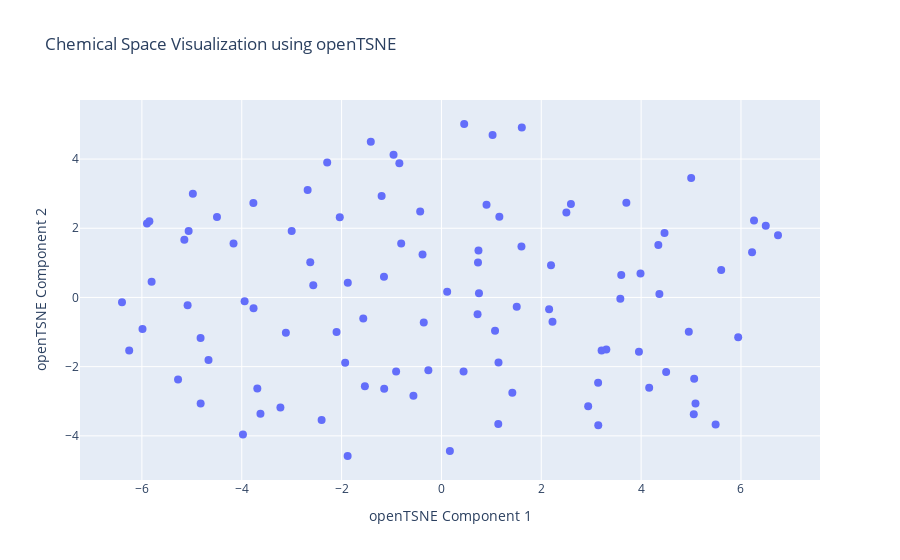

Source (notebook cell):
### Code cell
# 8d. Visualize with openTSNE (alternative t-SNE implementation)
if OPENTSNE_AVAILABLE:
    print("\nVisualizing with openTSNE...")
    if 'scaled_features' in locals() and scaled_features.shape[0] > 1:
        perplexity_value_otsne = min(30, scaled_features.shape[0] - 1)
        if perplexity_value_otsne > 0:
            otsne = OpenTSNE(n_components=2, perplexity=perplexity_value_otsne, random_state=42, n_jobs=-1, n_iter=300)
            otsne_embedding = otsne.fit(scaled_features) # openTSNE's fit returns the embedding

            otsne_df = pd.DataFrame(data=otsne_embedding,
                                   columns=['openTSNE Component 1', 'openTSNE Component 2'])
            otsne_df.index = molecule_names # Assuming molecule_names is aligned

            fig_otsne = plot_scatter_plotly_2d(
                df=otsne_df,
                x_col='openTSNE Component 1',
                y_col='openTSNE Component 2',
                text_col_data=otsne_df.index,
                title='Chemical Space Visualization using openTSNE',
                labels_dict={
                    'openTSNE Component 1': 'openTSNE Component 1',
                    'openTSNE Component 2': 'openTSNE Component 2'
                },
                marker_size=8,
                text_position='top right',
                add_zerolines=False
            )
            fig_otsne.show()

            # Original Matplotlib/Seaborn code:
            # plt.figure(figsize=(12, 8))
            # sns.scatterplot(x='openTSNE Component 1', y='openTSNE Component 2', data=otsne_df, s=100, legend=False)
            # for i, name in enumerate(otsne_df.index):
            #     plt.annotate(name, (otsne_df.iloc[i, 0], otsne_df.iloc[i, 1]), textcoords="offset points", xytext=(5,5), ha='left')
            # plt.title('Chemical Space Visualization using openTSNE')
            # plt.xlabel('openTSNE Component 1')
            # plt.ylabel('openTSNE Component 2')
            # plt.grid(True)
            # plt.show()
        else:
            print("Skipping openTSNE: Not enough samples for the chosen perplexity.")
    else:
        print("Skipping openTSNE: Not enough samples or scaled_features not available.")
else:
    print("\nopenTSNE library not found. Skipping openTSNE visualization.")

### Figure 1 — Plotly figure (JSON) as saved in the notebook; plotly's stock layout.template omitted (floating-point values rounded to 4 significant figures)
{"data": [{"hovertemplate": "%{hovertext}<extra></extra>", "hovertext": ["CCC1=NN2C(O)=C(SC2=N1)C(N1CC(C)OC(C)C1)C1=CC=CC(OC)=C1", "CCC1=CC=C(OCC(=O)NC2=CC=C(C)C=C2O)C=C1", "CC1=CN=C(CN2CCN(CC2)C2=NC=CC=C2F)C=N1", "CC(C)C1=NN=C2SCC(=NN12)C1=CC2=CC=CC=C2O1", "CNC1=CC=C2N=C(NC2=N1)C1(C)CC[NH2+]CC1", "COC1=CC(C=CC)=CC=C1OCC(=O)NC1CCC(C1)SC", "CC(N(C)C(=O)NC1=CN=C2N(C)C(=O)N(C)C(=O)C2=C1)C1=CC=CC=C1", "COC1=CC(=CC=C1O)C(C)NC1CC[NH+](C)CC1", "COC(=O)C1CC([NH3+])CN(C1)C(=O)OCC1=CC=CC=C1", "CC1=C(Cl)C=CC=C1NC=C1C(C)=C(C#N)C(=O)N(CC2CCCO2)C1=O", "FC1=CC=C(F)C(CCCC(=O)N2CCCC(C[NH+]3CCCCCC3)C2)=C1", "CC1=CC(=O)NC(NN=CC2=C(Cl)N=C3C=CC=CN3C2=O)=N1", "COCCC(=O)NC(C)CC1=C(Cl)C=CC=C1Cl", "CCC1(CNC(=O)C2=C(N=CS2)C2CC2)CCC1", "CCC(N(C)S(=O)(=O)C1=CC=C(C=C1C)C#N)C1=CC=NC=C1", "OC1=CC=C(C=C2SC(=O)N(CC3=CC=CC=C3C#N)C2=O)C=C1I", "CC(C)C1=NC=C(C2=CC(C)=NO2)C(=N1)C1CCC(CNC(=O)C2=C(C)N=CS2)CC1", "CC1=CC=C(N2C=C(N=N2)C(=S)N2CCOCC2)C(O)=C1", "CC[NH2+]C(C)C1=CC=NC(OC2=CN=CC(Br)=C2)=C1", "BrC1=CC=C(C=N1)C(=O)NCC1=CC=CC2=CC=CC=C12", "CC1=CC(C)=NC(NNS(=O)(=O)C2=CC=C(Cl)C=C2F)=N1", "CCC1=CC=C(C[NH+]2CCCC(C2)N2CCCC2=O)O1", "COC1=CC=CC(Cl)=C1CN(C)C(C)CC#N", "CN(CC1=COC=C1)C1(C[NH3+])CC(C)(C)OC1(C)C", "CC1(C[NH+]=C(N)N1CC1CCCO1)C1=CN=CC=N1", "COC1=C2OC(=CC2=CC=C1)C(=O)C1=C([O-])C(=O)N(C1C1=CC=C(F)C=C1)C1=NOC(C)=C1", "COC1=CC=C(CCC(C)NC(=O)C2=NC=CC=C2C(F)(F)F)C=C1", "CCC([NH2+]CC1=CNC=C1)C1=CC=CC=C1OC(F)F", "COC1=CC=C(NC(=O)NCC2CN3CCCCC3CO2)C=C1F", "ClC1=CC=C(C=NNC(=O)C(=O)NCC2=CC=CC=N2)C=C1", "CCN1C=C(CC(=O)N2CCS(=O)C(C)(C)C2)C2=CC=CC=C12", "FC1=CC=C(CN2CCN(CC(=O)NCC3=CC=CS3)C2=O)C(Cl)=C1", "CC1=CC=C(C=C1)C1C2C(=O)CC(CC2=NC2=NC=NN12)C1=CC=CO1", "CCC1=NSC(NC2=CC=C(NC(=O)C3CCCO3)C=C2)=N1", "CCCCNC(=O)CC1=C(C)N2N=C(SC)N=C2N=C1C", "CCC(NNC(=O)C1=CC(OC)=C(OC)C(OC)=C1)=C1C=CC(=O)C=C1", "CCC1=NOC(=N1)C1=CC=C(C[NH3+])C=C1", "C(CSC1=NC=NC2=CC=CC=C12)SC1=CC=CC=C1", "CCC[NH+]1CCC(CC1)N(C)CC1=C(C)N(C2CC2)C(C)=C1", "CCCCOC(=O)C(C)([NH3+])CC", "CC1=CC(F)=CC=C1C(O)C1(C[NH3+])CCOCC1", "CC(O)C1=CC=C(C)C=C1OCC1=NC(=CS1)C(C)(C)C", "COC(=O)C1=CC=C(OC)C=C1OCC(=O)NC1=CC=C(F)C(F)=C1", "CCC[NH+](CCC)CC1=CC=C(O)C(N)=C1", "CCCC1=CC(=NO1)C1CCCN1S(=O)(=O)C1=CC=C(OC)C(OC)=C1", "CCOC1=CC=CC=C1C[NH2+]C(CC)C1=CC=CC=C1", "COC1CCCC1NC(=O)C1=CC=NC=C1C#CCO", "CC1=CC=C(C=C1)C(CNC(=O)N1CCC(C)(C)C1)N1CCOCC1", "O=C(NN=CC1=CNC2=CC=CC=C12)C1=CC(=NC2=CC=CC=C12)C1CC1", "COC1=CC(C)=CC=C1NCC(=O)NCCC1=CC=CC=C1C", "COC1=CC=C(C=C1)N1N=C2CS(=O)(=O)CC2=C1NC(=O)C1=C(C)ON=C1C1=CC=CC=C1Cl", "COC(=O)C1=CC=C(NC(=O)C2CCCC(C)C2)C(O)=C1", "CCOC1=CC=CC=C1C=CC(=O)NCC(C)(O)C1=CC=C(F)C=C1", "COC1=CC=CC(=C1)N1CC(CC1=O)C(=O)NCCNC(=O)C1=CC=CO1", "CN1N=C(C)C(=C1NC1CCOC1C1=CC=C(Cl)C=C1)[N+]([O-])=O", "COC(=O)CC(C)(C[NH3+])C1=CC(F)=C(C)C=C1F", "FC1=CC=CC(F)=C1C=CC(=O)NNC(=O)CN1N=NC(=N1)C1=CC=CC=C1", "[O-][N+](=O)C1=CC=C(NN=C(C2=CC=CC=C2)C2=CC=NC=C2)C(=C1)[N+]([O-])=O", "O=C(CCC1=NC2=CC=CC=C2C(=O)N1)NC1CCC2=CC=CC=C12", "COC1=CC=C(CCNC(=O)C2CN(C2)C(=O)C2=NOC(C)=C2)C=C1OC", "CC1=CC=CC(NC(=O)NC2=CC=C3N=C(NS(C)(=O)=O)SC3=C2)=C1", "OC(C(=O)NC1=CC=CC(CS(=O)C2=CC=CC=C2)=C1)C1=CC=CC=C1", "CN(C1CCN(CC1)C1=CC=[NH+]C2=CC(F)=CC=C12)C(C)=O", "CC1CN(CC1C)C(=O)NCC1CCC(O1)C([O-])=O", "FC(F)(F)C1=NN=C(SCC(=O)NC2=CC=CC=C2C#N)N1CC=C", "COC(=O)C1=CC=CC(CCNC(=O)NC2=CC(F)=CC=C2C)=C1", "CCN(CC1=CC=CC(NC(=O)C2CC(C)OC(C)C2)=C1)C(C)=O", "COC(=O)C1=C(C)NC(C(=O)NCC(N(C)C)C2=C(F)C=CC=C2Cl)=C1C", "COC(=O)C1=CC=C(C=C1)C1C2C(ON1C1=CC=CC=C1)C(=O)N(C2=O)C1=CC=C(OC)C=C1", "COCC1=CC(C)=NC(OCC(=O)NN=CC2=CC=CC(F)=C2)=C1C#N", "CC1=C(N=C(NC(=O)C2CCC(=O)O2)S1)C1=CC=C(C)C=C1", "CC1=CC=C(C[NH2+]C(C)(C)CO)C(C)=C1", "FC1=CC=CC=C1OCCCNC1=NN=NN1C1=CC=CC=C1", "CCC(CC)OC1=CC=C(C=C1)C1(C)NC(=O)NC1=O", "CCC(CC)N(C)CC1=C(F)C=CC=C1[N+]([O-])=O", "O=C(CC1CCCCO1)NCCCCC#N", "CC1=CC=C(C=C1)C1=NNC=C1CN1CCC(C1)[NH+]1CCCC1", "CN(CC(O)CN1CCOCC1)CC1=NOC(=N1)C(C)(C)C", "CN(CC1=NN=C(C)N1C)C(=O)NCC1=CC=C(F)C(Cl)=C1", "ClC1=CC=CN=C1NNC(=O)C1=CC=C(OC2CCC2)C=C1Cl", "COC1=CC=C(CN2CCN(CC2)S(=O)(=O)C2=CC=CC=C2)C=C1Br", "COC1=CC=CC2=C1OC1=CC=CC=C1N=C2N1CCN(C(C)C1)C(=O)C1=C(F)C=CC=C1F", "CCCC1=CC=C(C=C1)C(=O)NC(CO)CC1=CNC2=CC=CC=C12", "CC1CSC(SCC2=C(F)C=CC=C2[N+]([O-])=O)=N1", "FC(F)(F)C1=CC=C(CCNC(=O)NCC2=CC=C(N=C2)N2C=CN=C2)C=C1", "CC1=CC2=C(N3CCC(CC3)C(=O)N3CCCC3)C(=CN=C2C=C1)C#N", "CC(C)CN1N=C(C)C(CCC(=O)N2CCCCCC2C2=CC=CN2C)=C1C", "COCCNS(=O)(=O)C1=CC=CC(=C1)C(=O)N(C)C1CCCC(C)C1", "[O-]C(=O)C1C[NH+](CC1C1CC1)C1CCN(CC1)C(=O)C1=CC=CC=C1", "CNC(=O)C1=CC=CC=C1NC(=O)CN(C)C(=O)C1=CC=CS1", "COC1=CC(CNC(=O)C2=C(Br)C=CO2)=CC=N1", "O=C(NCC1OCCN1S(=O)(=O)C1=CC=CS1)C(=O)NCC1=CC=NC=C1", "CC(N1C(CCNC(=O)C2=CC=CC=C2Cl)=NC2=CC=CC=C12)C(C)=O", "CCCCN(C)C(=O)CC1=CC=CC2=CC=CC=C12", "CCC[NH2+]C(CC#CC)C1(CCCCCC1)N(C)C", "ClC1=CC=C(C=C1)C(=O)C[NH+]1CCC(CC1)C1=NN=C(O1)C1=CC=CO1", "O=C(CC1OCCC2=CC=CC=C12)NNC(=O)CC1=CC=NC=C1", "CC([NH2+]CC1=C(C)N(CC2=CC=C(C)C=C2)N=C1C)C1=CC=C(Cl)C=C1", "CC(=O)C1=NC2=CC=CC=C2N1CC1CCCCN1C(=O)OCC1=CC=CC=C1", "CC1=CC(C=NNC(=O)C(=O)NC2=CC=C(Cl)C(Cl)=C2)=C(C)N1C1=CC=CC(Cl)=C1"], "legendgroup": "", "marker": {"color": "#636efa", "size": 8, "symbol": "circle"}, "mode": "markers", "name": "", "orientation": "v", "showlegend": false, "type": "scatter", "x": [5.604, -1.566, -1.415, 0.4556, -4.823, 0.7321, 4.366, -5.276, -3.226, 3.987, 0.9033, 0.1693, -5.15, -3.0, -0.8061, 4.344, 6.222, -2.4, -2.628, -1.198, -1.146, -3.764, -5.85, -3.942, -3.976, 6.497, 0.7421, -4.165, -0.2619, -1.533, -0.8428, 1.603, 1.61, 1.42, 2.939, 4.161, -4.825, -2.68, -3.767, -6.399, -4.666, -2.036, 3.303, -6.254, 4.955, -4.496, -3.688, -0.4258, 1.143, 0.1148, 6.742, -1.928, 0.7518, 5.089, 3.583, -5.084, 5.055, 5.944, 0.4432, 5.063, 1.139, 1.508, -0.9594, -3.625, 3.956, -0.354, -0.3786, 2.225, 6.261, 4.501, -1.151, -5.988, 3.138, -2.101, -5.898, -5.805, -3.116, 3.141, -1.876, 1.074, 2.502, 5.002, 0.7235, -2.289, 2.157, 1.024, 2.594, 3.208, -1.879, -0.9078, -2.567, 5.492, 2.195, -4.979, -5.064, 3.602, -0.5612, 1.16, 3.704, 4.469], "xaxis": "x", "y": [0.7929, -0.6102, 4.498, 5.013, -3.068, 1.01, 0.09791, -2.372, -3.181, 0.6923, 2.678, -4.441, 1.667, 1.921, 1.559, 1.515, 1.305, -3.539, 1.02, 2.929, -2.642, -0.3102, 2.202, -0.1134, -3.96, 2.071, 1.358, 1.557, -2.106, -2.563, 3.879, 1.475, 4.913, -2.751, -3.143, -2.613, -1.171, 3.104, 2.727, -0.1391, -1.805, 2.317, -1.501, -1.536, -0.9939, 2.323, -2.635, 2.486, -1.877, 0.1614, 1.798, -1.884, 0.1194, -3.064, -0.04023, -0.222, -3.379, -1.148, -2.14, -2.348, -3.655, -0.2689, 4.122, -3.365, -1.566, -0.723, 1.242, -0.7022, 2.227, -2.157, 0.6, -0.9125, -2.466, -0.9996, 2.134, 0.4554, -1.017, -3.697, 0.4219, -0.9634, 2.453, 3.452, -0.4833, 3.9, -0.3388, 4.697, 2.699, -1.531, -4.582, -2.138, 0.3543, -3.669, 0.9327, 2.994, 1.924, 0.6455, -2.842, 2.329, 2.738, 1.862], "yaxis": "y"}], "layout": {"legend": {"tracegroupgap": 0}, "title": {"text": "Chemical Space Visualization using openTSNE"}, "xaxis": {"anchor": "y", "domain": [0, 1], "title": {"text": "openTSNE Component 1"}, "zeroline": false}, "yaxis": {"anchor": "x", "domain": [0, 1], "title": {"text": "openTSNE Component 2"}, "zeroline": false}}}
